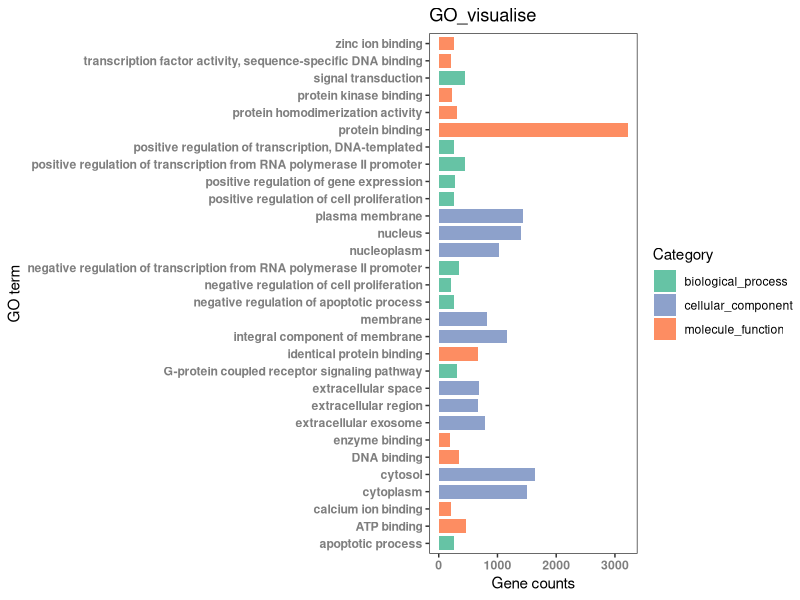

Write R code to recreate this figure. (Note: this script raises an error after producing the figure.)
setwd("C:/Users/DELL/Desktop/BioNLP/data")
go <- read.table(file = "GO.txt", sep = "\t", header = T, quote = '')
go_si <- go[go$PValue < 0.05, ]
library(tidyr)
go_si <- separate(go_si, Term, sep = "~", into = c("ID", "Term"))
bp <- go_si[go_si$Category == "GOTERM_BP_DIRECT", ]
bp <- bp[order(bp$Count, decreasing = T), ]
BP <- bp[1:10, ]
cc <- go_si[go_si$Category == "GOTERM_CC_DIRECT", ]
cc <- cc[order(cc$Count, decreasing = T), ]
CC <- cc[1:10, ]
mf <- go_si[go_si$Category == "GOTERM_MF_DIRECT", ]
mf <- mf[order(mf$Count, decreasing = T), ]
MF <- mf[1:10, ]
GO <- rbind(BP, CC, MF)
GO$Category <- rep(c("biological_process","cellular_component","molecule_function"), each = 10)
COLS <- c("#66C3A5", "#8DA1CB", "#FD8D62")
library(ggplot2)
p <- ggplot(data = GO, aes(x = Term,y = Count, fill = Category)) + geom_bar(stat="identity", width=0.8) + coord_flip() +  xlab("GO term") + ylab("Gene counts") +scale_fill_manual(values = COLS)+ theme_test() + theme(axis.text = element_text(face = "bold", color = "gray50")) + labs(title = "GO_visualise")
ggpar(p)